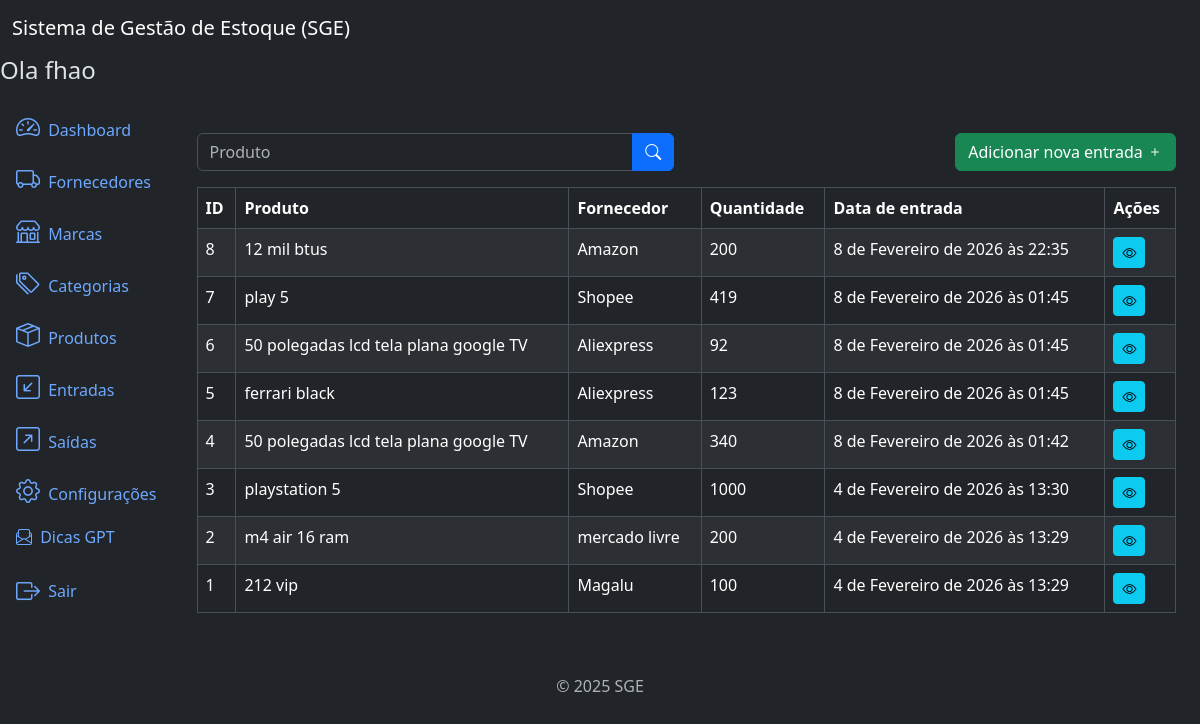
/inflows/ (signed in), run on an earlier commit of the app's database.
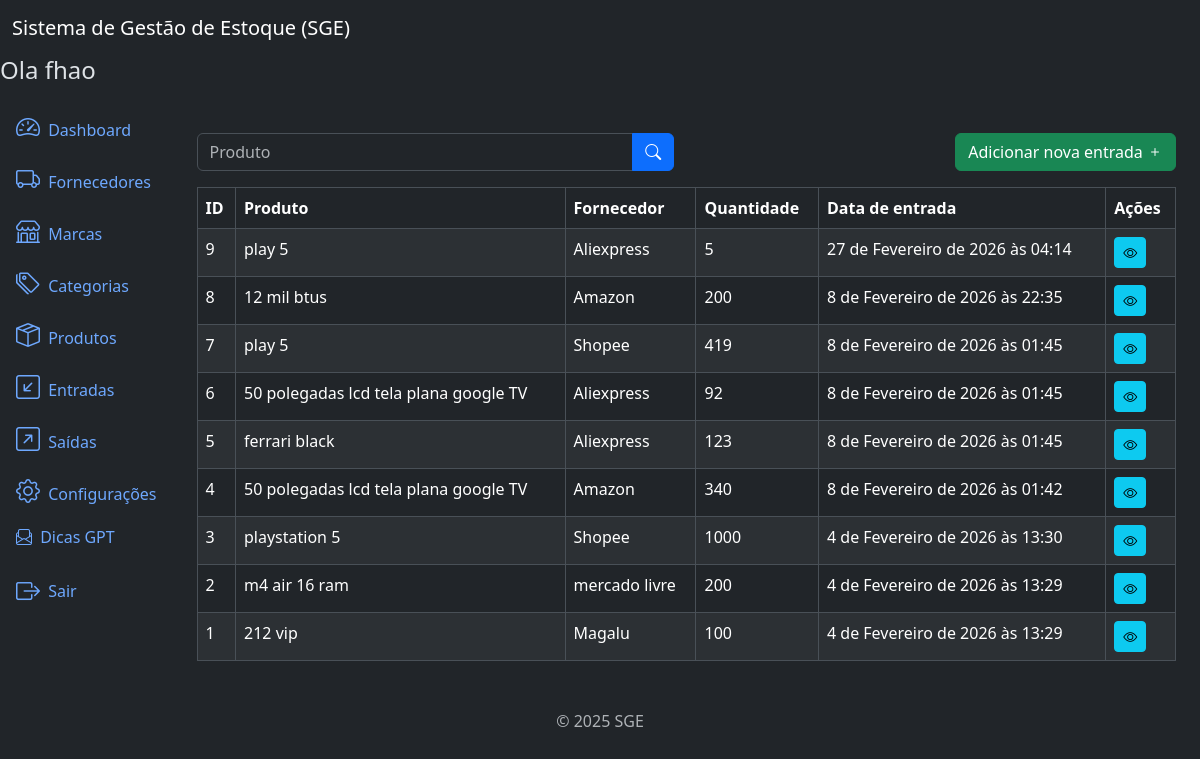
And on a later commit of the database.
### inflows/models.py (models this page shows, shortened)
class Inflow(models.Model):
    supplier = models.ForeignKey(
        Supplier,
        on_delete=models.PROTECT,
        related_name='inflows'
    )
    product = models.ForeignKey(
        Product,
        on_delete=models.PROTECT,
        related_name='inflows'
    )
    quantity = models.IntegerField()
    description = models.TextField(
        blank=True,
        null=True,
    )
    created_at = models.DateTimeField(
        auto_now_add=True,
    )
    updated_at = models.DateTimeField(
        auto_now=True,
    )
    class Meta:
        ordering = ['-created_at']   # `-` ordem descrecente

### products/models.py (models this page shows)
class Product(models.Model):
    title = models.CharField(
        max_length=500
    )
    brand = models.ForeignKey(
        Brand,
        on_delete=models.PROTECT,
        related_name='products'
    )
    category = models.ForeignKey(
        Category,
        on_delete=models.PROTECT,
        related_name='products'
    )
    description = models.TextField(
        blank=True,
        null=True,
    )
    serie_number = models.CharField(
        max_length=200,
        blank=True,
        null=True,
    )
    cost_price = models.DecimalField(
        max_digits=20,
        decimal_places=2,
    )  # preço de custo
    selling_price = models.DecimalField(
        max_digits=20,
        decimal_places=2,
    )  # preço vendido
    quantity = models.IntegerField(
        default=0,
    )
    created_at = models.DateTimeField(
        auto_now_add=True,
    )
    updated_at = models.DateTimeField(
        auto_now=True
    )
    class Meta:
        ordering = ['title']
    def __str__(self):
        return self.title

### suppliers/models.py (models this page shows)
class Supplier(models.Model):
    name = models.CharField(max_length=500)
    description = models.TextField(
        blank=True,
        null=True,
    )
    created_at = models.DateTimeField(
        auto_now_add=True
    )
    updated_at = models.DateTimeField(
        auto_now=True
    )
    class Meta:
        ordering = ['name']
    def __str__(self):
        return self.name

### inflows/views.py (the view)
# urls.py: path('inflows/', views.InflowListView.as_view(), name='inflow_list'),
class InflowListView(LoginRequiredMixin, PermissionRequiredMixin, ListView):
    model = models.Inflow
    template_name = 'inflow_list.html'
    context_object_name = 'inflows'
    paginate_by = 10
    permission_required = 'inflows.view_inflow'
    def get_queryset(self):
        queryset = super().get_queryset()
        product = self.request.GET.get('product')
        if product:
            queryset = queryset.filter(product__title__icontains=product)
        return queryset

### inflows/templates/inflow_list.html (shortened to what this page needs)
{% extends 'base.html' %}
{% block content %}
<div class="row mb-3">
   <div class="col-md-6">
      <form method="get" action="{% url 'inflow_list' %}">
         <div class="input-group">
            <input type="text" class="form-control" name="product" placeholder="Produto" value="{{ request.GET.product }}">
            <button type="submit" class="btn btn-primary">
               <i class="bi bi-search"></i>
            </button>
         </div>
      </form>
   </div>
   {% if perms.inflows.add_inflow %}
      <div class="col-md-6">
         <a href="{% url 'inflow_create' %}" class="btn btn-success float-end">
            Adicionar nova entrada
            <i class="bi bi-plus"></i>
         </a>
      </div>
   {% endif %}
</div>
<div class="table-responsive">
   <table class="table table-striped table-bordered">
      <thead class="thead-dark">
         <tr>
            <th>ID</th>
            <th>Produto</th>
            <th>Fornecedor</th>
            <th>Quantidade</th>
            <th>Data de entrada</th>
            <th>Ações</th>
         </tr>
      </thead>
      <tbody>
         {% for inflow in inflows %}
         <tr>
            <td>{{ inflow.id }}</td>
            <td>{{ inflow.product }}</td>
            <td>{{ inflow.supplier }}</td>
            <td>{{ inflow.quantity }}</td>
            <td>{{ inflow.created_at }}</td>
            <td>
               <a href="{% url 'inflow_detail' inflow.id %}" class="btn btn-info btn-sm">
                  <i class="bi bi-eye"></i>
               </a>
            </td>
         </tr>
         {% endfor %}
      </tbody>
   </table>
</div>
{% endblock %}

What changed in the data, as far as the page shows it:
added Inflow: id "9", product "play 5", supplier "Aliexpress", quantity "5", created_at "27 de Fevereiro de 2026 às 04:14"
